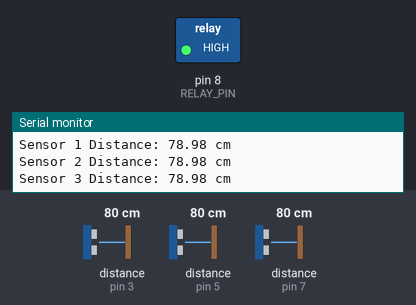
The sketch below on a simulated Arduino Uno, built with avr-gcc and run on an emulated ATmega328P. On the bench: switched loads named in the sketch (green lamp = pin HIGH), the last lines printed to the serial monitor. Wiring (inferred from the names in the program): 3 × ultrasonic range finder: trigger pin 2, echo pin 3 / trigger pin 4, echo pin 5 / trigger pin 6, echo pin 7. The inputs (shaded band) are chosen by the test bench; at power-on: distance to the obstacle (sensors on pin 3, pin 5, pin 7) 80 cm. The echo pulse lasts 58.3 µs per cm; pins used as bus, display or sensor lines are not drawn.

Above: at 1.3 s.
1.4 s: distance to the obstacle (sensor on pin 3) set to 12 cm
2.9 s: distance to the obstacle (sensor on pin 3) set to 9 cm
At 4.3 s:
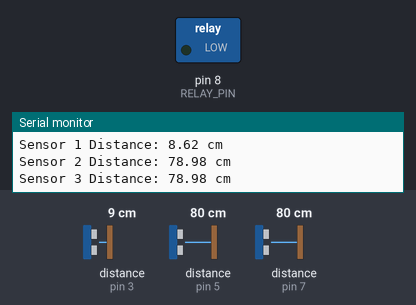
4.6 s: distance to the obstacle (sensor on pin 3) set to 18 cm
At 5.9 s:
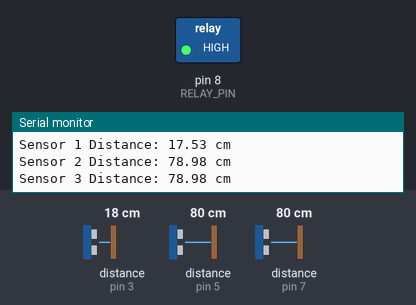
6.2 s: distance to the obstacle (sensor on pin 3) set to 2 cm
At 7.3 s:
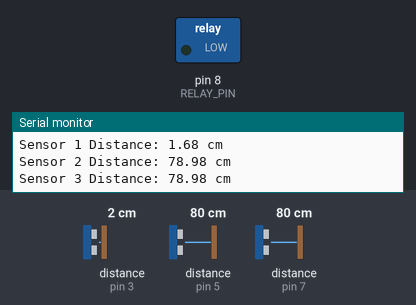
Timing chart, 0 to 8.8 s (numbered marks = the images above; inputs shaded):
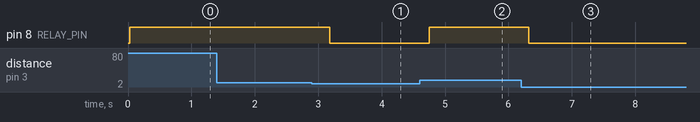

The sketch:

vibra_relay.ino
```cpp
// Number of ultrasonic sensors
const int numSensors = 3;

// Arrays to store the trigger and echo pins for each sensor
const int trigPins[numSensors] = {2, 4, 6};   // Trigger pins for sensors 1, 2, 3
const int echoPins[numSensors] = {3, 5, 7};   // Echo pins for sensors 1, 2, 3

float duration_us[numSensors];    // Array to store pulse durations
float distance_cm[numSensors];    // Array to store calculated distances

// Relay pin
const int RELAY_PIN = 8;
bool relayState = LOW;

void setup() {
  Serial.begin(9600);                 // Initialize serial communication

  // Set the trigger pins as outputs and echo pins as inputs for all sensors
  for (int i = 0; i < numSensors; i++) {
    pinMode(trigPins[i], OUTPUT);
    pinMode(echoPins[i], INPUT);
  }

  // Set relay pin as output
  pinMode(RELAY_PIN, OUTPUT);
  digitalWrite(RELAY_PIN, relayState); // Initial relay state
}

void loop() {
  // Loop through each sensor and calculate the distance
  for (int i = 0; i < numSensors; i++) {
    // Send a pulse to the current ultrasonic sensor
    digitalWrite(trigPins[i], LOW);
    delayMicroseconds(2);
    digitalWrite(trigPins[i], HIGH);
    delayMicroseconds(10);
    digitalWrite(trigPins[i], LOW);

    // Measure the time taken for the echo to return
    duration_us[i] = pulseIn(echoPins[i], HIGH);

    // Check if a valid pulse was received
    if (duration_us[i] == 0) {
      Serial.print("Sensor ");
      Serial.print(i + 1);
      Serial.println(": No echo detected or object out of range");
    } else {
      // Calculate the distance in cm
      distance_cm[i] = 0.017 * duration_us[i];

      // Print the distance on the serial monitor
      Serial.print("Sensor ");
      Serial.print(i + 1);
      Serial.print(" Distance: ");
      Serial.print(distance_cm[i]);
      Serial.println(" cm");
    }
  }

  // Example logic to toggle relay based on a sensor threshold
  // If any sensor detects a distance less than 10 cm, toggle the relay
  bool obstacleDetected = false;
  for (int i = 0; i < numSensors; i++) {
    if (distance_cm[i] < 10) { // Adjust threshold as needed
      obstacleDetected = true;
      break;
    }
  }

  // Toggle relay based on obstacle detection
  if (obstacleDetected) {
    relayState = LOW;  // Turn on the relay if an obstacle is detected
  } else {
    relayState = HIGH;   // Turn off the relay if no obstacles are detected
  }

  digitalWrite(RELAY_PIN, relayState); // Update relay state

  delay(500);  // Delay before taking the next set of readings
}
```

Measured:
- the behaviour switches between 11 and 10 cm on distance to the obstacle (sensor on pin 3) (found by bisection; images 0 and 1)
- after the input at 2.9 s, pin 8 (RELAY_PIN): HIGH → LOW after 0.28 s
- after the input at 4.6 s, pin 8 (RELAY_PIN): LOW → HIGH after 0.15 s
- after the input at 6.2 s, pin 8 (RELAY_PIN): HIGH → LOW after 0.12 s
